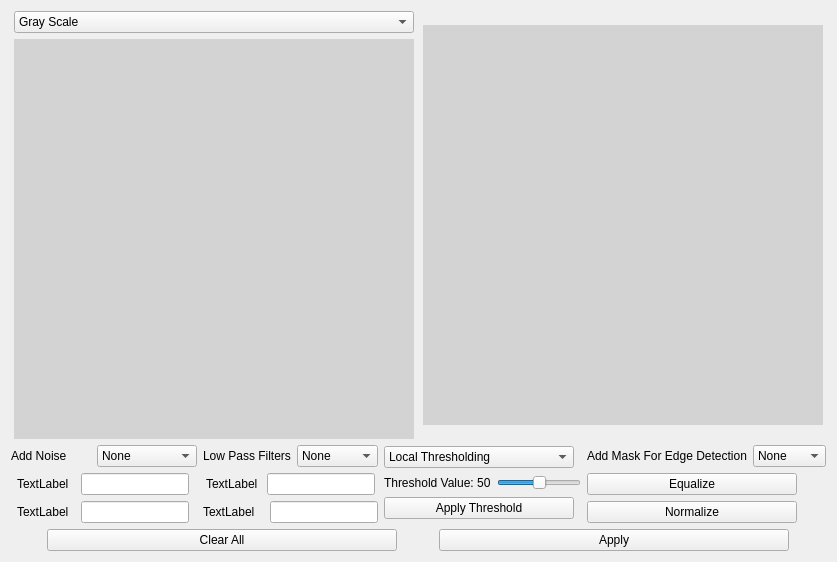
      <widget class="QWidget" name="tab">
       <attribute name="title">
        <string>Noise and Filter</string>
       </attribute>
       <layout class="QGridLayout" name="gridLayout_5">
        <item row="0" column="0">
         <layout class="QVBoxLayout" name="verticalLayout_10">
          <item>
           <layout class="QGridLayout" name="gridLayout_2">
            <item row="0" column="0">
             <widget class="QComboBox" name="color_combo_box">
              <property name="sizePolicy">
               <sizepolicy hsizetype="Fixed" vsizetype="Fixed">
                <horstretch>0</horstretch>
                <verstretch>0</verstretch>
               </sizepolicy>
              </property>
              <property name="minimumSize">
               <size>
                <width>400</width>
                <height>0</height>
               </size>
              </property>
              <property name="maximumSize">
               <size>
                <width>400</width>
                <height>16777215</height>
               </size>
              </property>
              <item>
               <property name="text">
                <string>Gray Scale</string>
               </property>
              </item>
              <item>
               <property name="text">
                <string>RGB</string>
               </property>
              </item>
              <item>
               <property name="text">
                <string>Binary</string>
               </property>
              </item>
             </widget>
            </item>
            <item row="0" column="1" rowspan="2">
             <widget class="QLabel" name="proceesed_image_lbl">
              <property name="sizePolicy">
               <sizepolicy hsizetype="Fixed" vsizetype="Fixed">
                <horstretch>0</horstretch>
                <verstretch>0</verstretch>
               </sizepolicy>
              </property>
              <property name="minimumSize">
               <size>
                <width>400</width>
                <height>400</height>
               </size>
              </property>
              <property name="styleSheet">
               <string notr="true">background-color:lightgrey</string>
              </property>
              <property name="text">
               <string/>
              </property>
             </widget>
            </item>
            <item row="1" column="0">
             <widget class="QLabel" name="pre_process_image_lbl">
              <property name="sizePolicy">
               <sizepolicy hsizetype="Fixed" vsizetype="Fixed">
                <horstretch>0</horstretch>
                <verstretch>0</verstretch>
               </sizepolicy>
              </property>
              <property name="minimumSize">
               <size>
                <width>400</width>
                <height>400</height>
               </size>
              </property>
              <property name="styleSheet">
               <string notr="true">background-color:lightgrey</string>
              </property>
              <property name="text">
               <string/>
              </property>
             </widget>
            </item>
           </layout>
          </item>
          <item>
           <layout class="QHBoxLayout" name="horizontalLayout_8">
            <item>
             <layout class="QVBoxLayout" name="verticalLayout">
              <item>
               <layout class="QHBoxLayout" name="horizontalLayout">
                <item>
                 <widget class="QLabel" name="label_3">
                  <property name="sizePolicy">
                   <sizepolicy hsizetype="Fixed" vsizetype="Preferred">
                    <horstretch>0</horstretch>
                    <verstretch>0</verstretch>
                   </sizepolicy>
                  </property>
                  <property name="minimumSize">
                   <size>
                    <width>80</width>
                    <height>0</height>
                   </size>
                  </property>
                  <property name="text">
                   <string>Add Noise</string>
                  </property>
                 </widget>
                </item>
                <item>
                 <widget class="QComboBox" name="noise_combo_box">
                  <property name="sizePolicy">
                   <sizepolicy hsizetype="Fixed" vsizetype="Fixed">
                    <horstretch>0</horstretch>
                    <verstretch>0</verstretch>
                   </sizepolicy>
                  </property>
                  <property name="minimumSize">
                   <size>
                    <width>100</width>
                    <height>0</height>
                   </size>
                  </property>
                  <item>
                   <property name="text">
                    <string>None</string>
                   </property>
                  </item>
                  <item>
                   <property name="text">
                    <string>Uniform</string>
                   </property>
                  </item>
                  <item>
                   <property name="text">
                    <string>Gaussian</string>
                   </property>
                  </item>
                  <item>
                   <property name="text">
                    <string>Salt and Pepper</string>
                   </property>
                  </item>
                 </widget>
                </item>
               </layout>
              </item>
              <item>
               <layout class="QHBoxLayout" name="horizontalLayout_11">
                <item>
                 <widget class="QLabel" name="noise_param_lbl_1">
                  <property name="sizePolicy">
                   <sizepolicy hsizetype="Fixed" vsizetype="Preferred">
                    <horstretch>0</horstretch>
                    <verstretch>0</verstretch>
                   </sizepolicy>
                  </property>
                  <property name="minimumSize">
                   <size>
                    <width>0</width>
                    <height>0</height>
                   </size>
                  </property>
                  <property name="text">
                   <string>TextLabel</string>
                  </property>
                 </widget>
                </item>
                <item>
                 <widget class="QLineEdit" name="noise_param_txt_1">
                  <property name="sizePolicy">
                   <sizepolicy hsizetype="Fixed" vsizetype="Fixed">
                    <horstretch>0</horstretch>
                    <verstretch>0</verstretch>
                   </sizepolicy>
                  </property>
                  <property name="minimumSize">
                   <size>
                    <width>0</width>
                    <height>0</height>
                   </size>
                  </property>
                 </widget>
                </item>
               </layout>
              </item>
              <item>
               <layout class="QHBoxLayout" name="horizontalLayout_12">
                <item>
                 <widget class="QLabel" name="noise_param_lbl_2">
                  <property name="sizePolicy">
                   <sizepolicy hsizetype="Fixed" vsizetype="Preferred">
                    <horstretch>0</horstretch>
                    <verstretch>0</verstretch>
                   </sizepolicy>
                  </property>
                  <property name="minimumSize">
                   <size>
                    <width>0</width>
                    <height>0</height>
                   </size>
                  </property>
                  <property name="text">
                   <string>TextLabel</string>
                  </property>
                 </widget>
                </item>
                <item>
                 <widget class="QLineEdit" name="noise_param_txt_2">
                  <property name="sizePolicy">
                   <sizepolicy hsizetype="Fixed" vsizetype="Fixed">
                    <horstretch>0</horstretch>
                    <verstretch>0</verstretch>
                   </sizepolicy>
                  </property>
                  <property name="minimumSize">
                   <size>
                    <width>0</width>
                    <height>0</height>
                   </size>
                  </property>
                 </widget>
                </item>
               </layout>
              </item>
             </layout>
            </item>
            <item>
             <layout class="QVBoxLayout" name="verticalLayout_6">
              <item>
               <layout class="QHBoxLayout" name="horizontalLayout_2">
                <item>
                 <widget class="QLabel" name="label_4">
                  <property name="sizePolicy">
                   <sizepolicy hsizetype="Fixed" vsizetype="Preferred">
                    <horstretch>0</horstretch>
                    <verstretch>0</verstretch>
                   </sizepolicy>
                  </property>
                  <property name="minimumSize">
                   <size>
                    <width>0</width>
                    <height>0</height>
                   </size>
                  </property>
                  <property name="text">
                   <string>Low Pass Filters</string>
                  </property>
                 </widget>
                </item>
                <item>
                 <widget class="QComboBox" name="filter_combo_box">
                  <property name="sizePolicy">
                   <sizepolicy hsizetype="Fixed" vsizetype="Fixed">
                    <horstretch>0</horstretch>
                    <verstretch>0</verstretch>
                   </sizepolicy>
                  </property>
                  <property name="minimumSize">
                   <size>
                    <width>0</width>
                    <height>0</height>
                   </size>
                  </property>
                  <item>
                   <property name="text">
                    <string>None</string>
                   </property>
                  </item>
                  <item>
                   <property name="text">
                    <string>Average</string>
                   </property>
                  </item>
                  <item>
                   <property name="text">
                    <string>Gaussian</string>
                   </property>
                  </item>
                  <item>
                   <property name="text">
                    <string>Median</string>
                   </property>
                  </item>
                 </widget>
                </item>
               </layout>
              </item>
              <item>
               <layout class="QHBoxLayout" name="horizontalLayout_13">
                <item>
                 <widget class="QLabel" name="filter_param_lbl_1">
                  <property name="sizePolicy">
                   <sizepolicy hsizetype="Fixed" vsizetype="Preferred">
                    <horstretch>0</horstretch>
                    <verstretch>0</verstretch>
                   </sizepolicy>
                  </property>
                  <property name="minimumSize">
                   <size>
                    <width>0</width>
                    <height>0</height>
                   </size>
                  </property>
                  <property name="text">
                   <string>TextLabel</string>
                  </property>
                 </widget>
                </item>
                <item>
                 <widget class="QLineEdit" name="filter_param_txt_1">
                  <property name="sizePolicy">
                   <sizepolicy hsizetype="Fixed" vsizetype="Fixed">
                    <horstretch>0</horstretch>
                    <verstretch>0</verstretch>
                   </sizepolicy>
                  </property>
                  <property name="minimumSize">
                   <size>
                    <width>0</width>
                    <height>0</height>
                   </size>
                  </property>
                 </widget>
                </item>
               </layout>
              </item>
              <item>
               <layout class="QHBoxLayout" name="horizontalLayout_7">
                <item>
                 <widget class="QLabel" name="filter_param_lbl_2">
                  <property name="text">
                   <string>TextLabel</string>
                  </property>
                 </widget>
                </item>
                <item>
                 <widget class="QLineEdit" name="filter_param_txt_2">
                  <property name="sizePolicy">
                   <sizepolicy hsizetype="Fixed" vsizetype="Fixed">
                    <horstretch>0</horstretch>
                    <verstretch>0</verstretch>
                   </sizepolicy>
                  </property>
                  <property name="minimumSize">
                   <size>
                    <width>0</width>
                    <height>0</height>
                   </size>
                  </property>
                 </widget>
                </item>
               </layout>
              </item>
             </layout>
            </item>
            <item>
             <layout class="QVBoxLayout" name="verticalLayout_7">
              <item>
               <widget class="QComboBox" name="threshold_combo_box">
                <property name="sizePolicy">
                 <sizepolicy hsizetype="Fixed" vsizetype="Fixed">
                  <horstretch>0</horstretch>
                  <verstretch>0</verstretch>
                 </sizepolicy>
                </property>
                <property name="minimumSize">
                 <size>
                  <width>190</width>
                  <height>0</height>
                 </size>
                </property>
                <item>
                 <property name="text">
                  <string>Local Thresholding</string>
                 </property>
                </item>
                <item>
                 <property name="text">
                  <string>Global Thresholding</string>
                 </property>
                </item>
               </widget>
              </item>
              <item>
               <layout class="QHBoxLayout" name="horizontalLayout_15">
                <item>
                 <widget class="QLabel" name="threshold_lbl">
                  <property name="sizePolicy">
                   <sizepolicy hsizetype="Fixed" vsizetype="Preferred">
                    <horstretch>0</horstretch>
                    <verstretch>0</verstretch>
                   </sizepolicy>
                  </property>
                  <property name="minimumSize">
                   <size>
                    <width>0</width>
                    <height>0</height>
                   </size>
                  </property>
                  <property name="text">
                   <string>Threshold Value: 50</string>
                  </property>
                 </widget>
                </item>
                <item>
                 <widget class="QSlider" name="threshold_slider">
                  <property name="sizePolicy">
                   <sizepolicy hsizetype="Fixed" vsizetype="Fixed">
                    <horstretch>0</horstretch>
                    <verstretch>0</verstretch>
                   </sizepolicy>
                  </property>
                  <property name="minimumSize">
                   <size>
                    <width>0</width>
                    <height>0</height>
                   </size>
                  </property>
                  <property name="value">
                   <number>50</number>
                  </property>
                  <property name="tracking">
                   <bool>true</bool>
                  </property>
                  <property name="orientation">
                   <enum>Qt::Horizontal</enum>
                  </property>
                 </widget>
                </item>
               </layout>
              </item>
              <item>
               <widget class="QPushButton" name="apply_threshold_btn">
                <property name="sizePolicy">
                 <sizepolicy hsizetype="Fixed" vsizetype="Fixed">
                  <horstretch>0</horstretch>
                  <verstretch>0</verstretch>
                 </sizepolicy>
                </property>
                <property name="minimumSize">
                 <size>
                  <width>190</width>
                  <height>0</height>
                 </size>
                </property>
                <property name="text">
                 <string>Apply Threshold</string>
                </property>
               </widget>
              </item>
             </layout>
            </item>
            <item>
             <layout class="QVBoxLayout" name="verticalLayout_9">
              <item>
               <layout class="QHBoxLayout" name="horizontalLayout_3">
                <item>
                 <widget class="QLabel" name="label_5">
                  <property name="sizePolicy">
                   <sizepolicy hsizetype="Fixed" vsizetype="Preferred">
                    <horstretch>0</horstretch>
                    <verstretch>0</verstretch>
                   </sizepolicy>
                  </property>
                  <property name="minimumSize">
                   <size>
                    <width>0</width>
                    <height>0</height>
                   </size>
                  </property>
                  <property name="text">
                   <string>Add Mask For Edge Detection</string>
                  </property>
                 </widget>
                </item>
                <item>
                 <widget class="QComboBox" name="mask_combo_box">
                  <property name="sizePolicy">
                   <sizepolicy hsizetype="Fixed" vsizetype="Fixed">
                    <horstretch>0</horstretch>
                    <verstretch>0</verstretch>
                   </sizepolicy>
                  </property>
                  <property name="minimumSize">
                   <size>
                    <width>0</width>
                    <height>0</height>
                   </size>
                  </property>
                  <item>
                   <property name="text">
                    <string>None</string>
                   </property>
                  </item>
                  <item>
                   <property name="text">
                    <string>Canny</string>
                   </property>
                  </item>
                  <item>
                   <property name="text">
                    <string>Sobel</string>
                   </property>
                  </item>
                  <item>
                   <property name="text">
                    <string>Roberts</string>
                   </property>
                  </item>
                  <item>
                   <property name="text">
                    <string>Prewitt</string>
                   </property>
                  </item>
                 </widget>
                </item>
               </layout>
              </item>
              <item>
               <widget class="QPushButton" name="equalize_btn">
                <property name="sizePolicy">
                 <sizepolicy hsizetype="Fixed" vsizetype="Fixed">
                  <horstretch>200</horstretch>
                  <verstretch>0</verstretch>
                 </sizepolicy>
                </property>
                <property name="minimumSize">
                 <size>
                  <width>210</width>
                  <height>0</height>
                 </size>
                </property>
                <property name="text">
                 <string>Equalize</string>
                </property>
               </widget>
              </item>
              <item>
               <widget class="QPushButton" name="normalize_btn">
                <property name="sizePolicy">
                 <sizepolicy hsizetype="Fixed" vsizetype="Fixed">
                  <horstretch>200</horstretch>
                  <verstretch>0</verstretch>
                 </sizepolicy>
                </property>
                <property name="minimumSize">
                 <size>
                  <width>210</width>
                  <height>0</height>
                 </size>
                </property>
                <property name="text">
                 <string>Normalize</string>
                </property>
               </widget>
              </item>
             </layout>
            </item>
           </layout>
          </item>
          <item>
           <layout class="QHBoxLayout" name="horizontalLayout_6">
            <item>
             <widget class="QPushButton" name="clear_btn">
              <property name="sizePolicy">
               <sizepolicy hsizetype="Fixed" vsizetype="Fixed">
                <horstretch>0</horstretch>
                <verstretch>0</verstretch>
               </sizepolicy>
              </property>
              <property name="minimumSize">
               <size>
                <width>350</width>
                <height>0</height>
               </size>
              </property>
              <property name="text">
               <string>Clear All</string>
              </property>
             </widget>
            </item>
            <item>
             <widget class="QPushButton" name="process_btn">
              <property name="sizePolicy">
               <sizepolicy hsizetype="Fixed" vsizetype="Fixed">
                <horstretch>0</horstretch>
                <verstretch>0</verstretch>
               </sizepolicy>
              </property>
              <property name="minimumSize">
               <size>
                <width>350</width>
                <height>0</height>
               </size>
              </property>
              <property name="text">
               <string>Apply</string>
              </property>
             </widget>
            </item>
           </layout>
          </item>
         </layout>
        </item>
       </layout>
      </widget>
